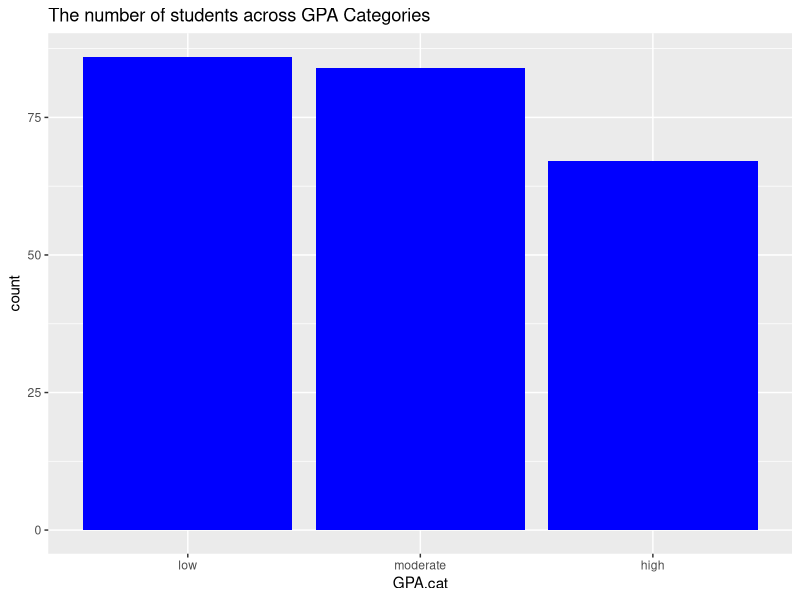
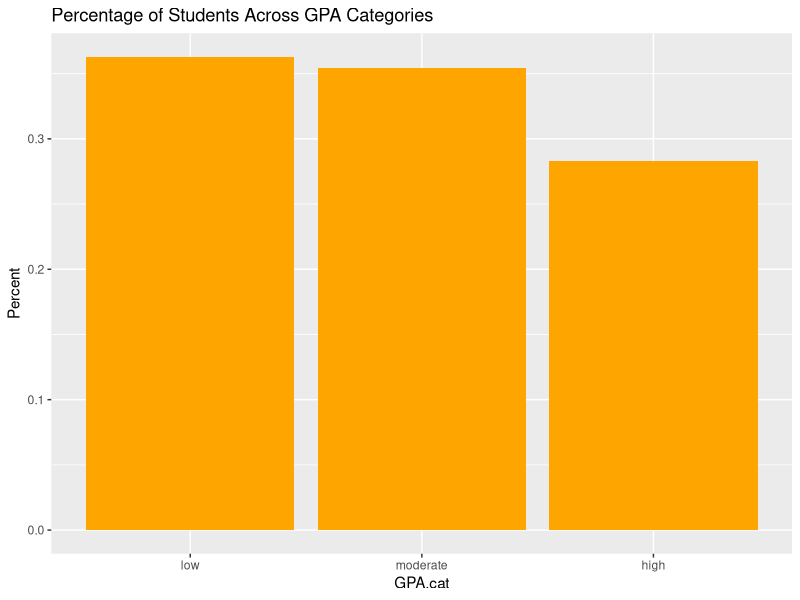
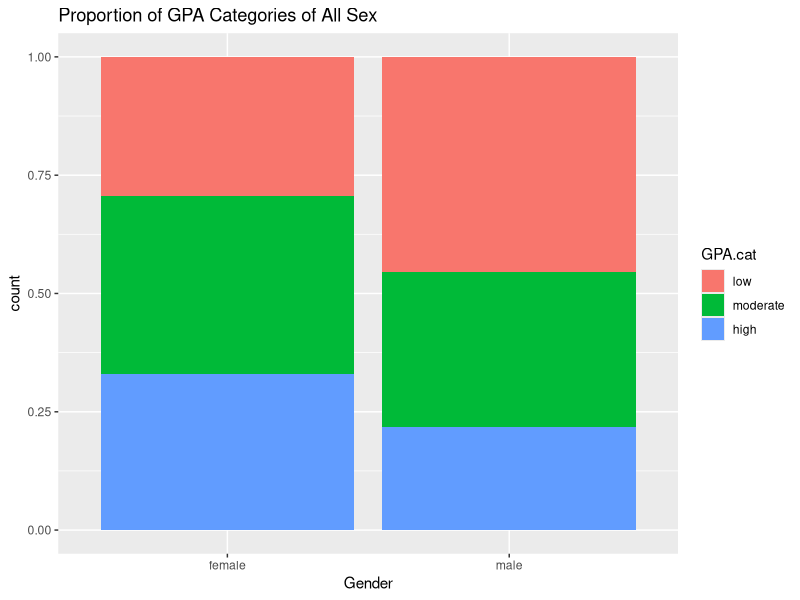
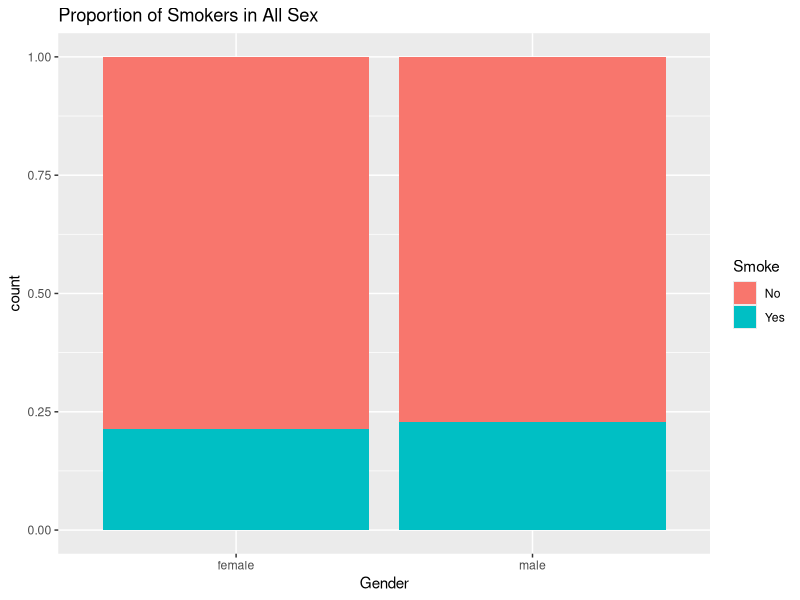
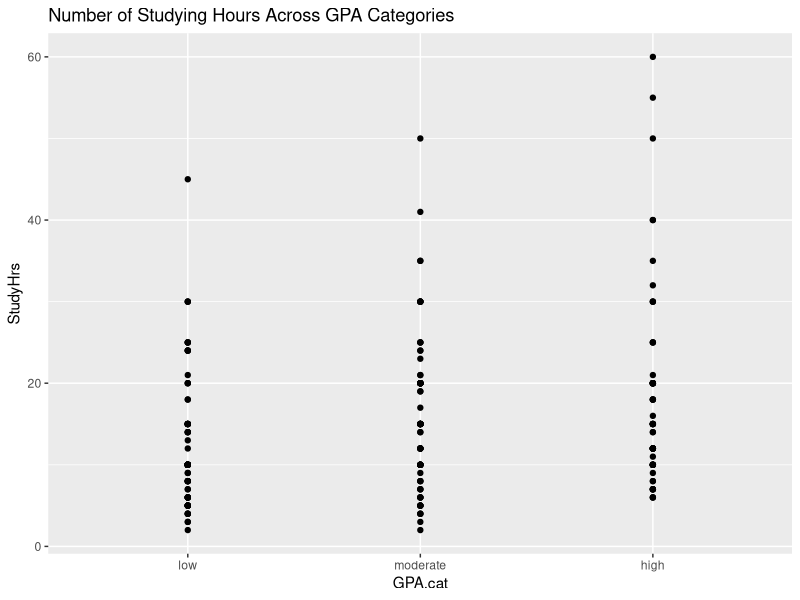
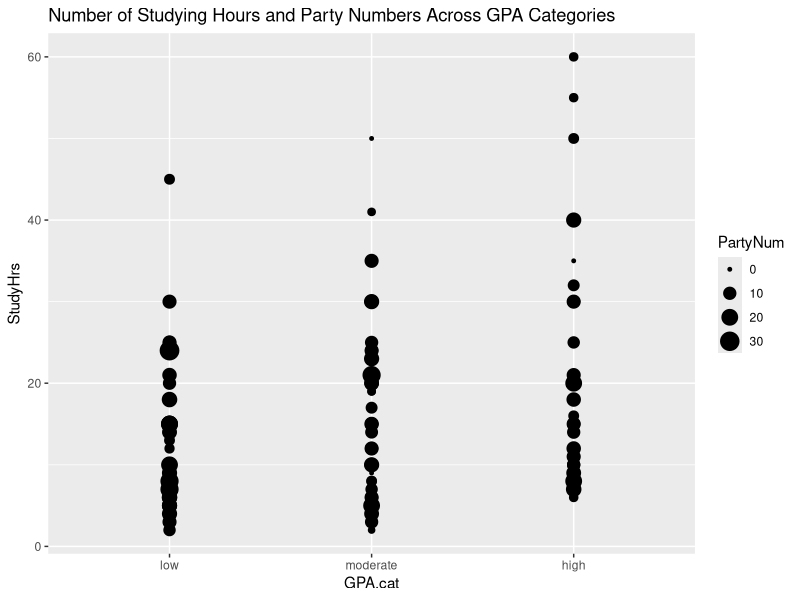
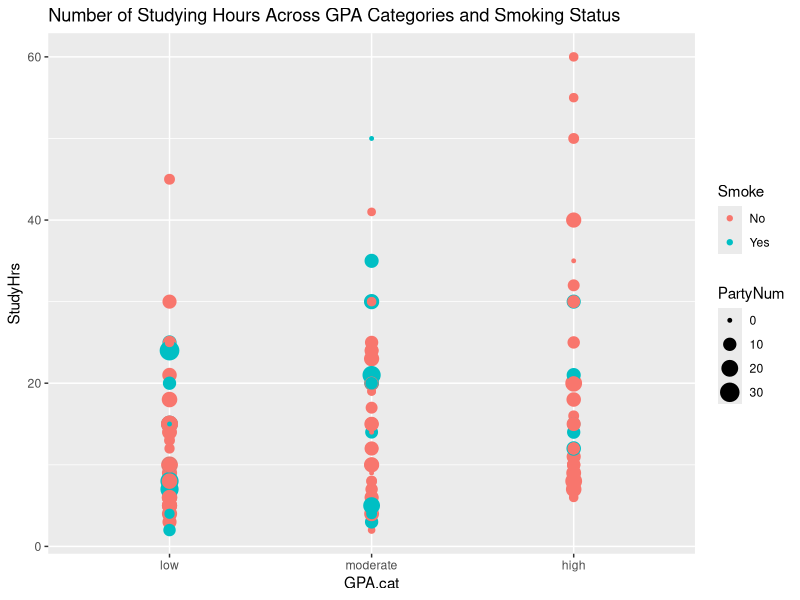

Source code (R) for these figures, in order:
## ---- chunk 1
knitr::opts_chunk$set(echo = TRUE)
rm(list = ls())
## ---- chunk 2
library(tidyverse)
students <- read.table("students.txt", header = TRUE)
head(students, 5)
## ---- chunk 3
students <- select(students, -Student)
head(students,5)
## ---- chunk 4
nrow(students)
## ---- chunk 5
nrow(students[!complete.cases(students),])
students <- students[complete.cases(students),]
head(students,5)
## ---- chunk 6
students %>%
  summarize(median_GPA = median(GPA), median_studyhrs= median(StudyHrs))
## ---- chunk 7
students %>%
  group_by(Gender) %>%
  summarize(mean(StudyHrs), sd(StudyHrs), median(StudyHrs))
## ---- chunk 8
students <- students %>% 
  mutate(PartyAnimal = ifelse(PartyNum > 8, "yes", "no"))
head(students,5)
## ---- chunk 9
students <- students %>% 
  mutate(GPA.cat = cut(GPA, breaks = c(-Inf, 3.0, 3.5, Inf), right = FALSE,
                                 labels = c("low", "moderate", "high")))
head(students,5)
## ---- chunk 10
head(students %>% filter((GPA < 3.0) & (StudyHrs < 15) & (PartyNum > 8)),5)
## ---- chunk 11
table(students$GPA.cat)
## ---- chunk 12
ggplot(students, aes(x = GPA.cat)) +
  geom_bar(xlab = "GPA levels", ylab = "Observations", title = "Number of Students Across GPA Levels", fill = "blue") +
  labs(title = "The number of students across GPA Categories")
## ---- chunk 13
new_students <- students %>% 
  group_by(GPA.cat) %>% 
  summarize(Counts=n()) %>% 
  mutate(Percent=Counts/nrow(students)) %>%
  select(-Counts)
new_students

ggplot(new_students, aes(x = GPA.cat, y = Percent)) +
  geom_bar(stat ="identity", fill = "orange") +
  labs(title = "Percentage of Students Across GPA Categories")
## ---- chunk 14
table(students$GPA.cat, students$Gender)
## ---- chunk 15
round(table(students$GPA.cat, students$Gender) %>% prop.table(),2)
## ---- chunk 16
ggplot(students,aes(x=Gender, fill=GPA.cat)) + 
  geom_bar(position = "fill") + 
  labs(title = "Proportion of GPA Categories of All Sex")
## ---- chunk 17
ggplot(students,aes(x=Gender, fill=Smoke)) + 
  geom_bar(position = "fill") +
  labs(title = "Proportion of Smokers in All Sex")
## ---- chunk 18
ggplot(students, aes(x= GPA.cat, y = StudyHrs)) +
  geom_point() +
  labs(title = "Number of Studying Hours Across GPA Categories")
## ---- chunk 19
ggplot(students, aes(x= GPA.cat, y = StudyHrs, size = PartyNum)) +
  geom_point() +
  labs(title = "Number of Studying Hours and Party Numbers Across GPA Categories")
## ---- chunk 20
ggplot(students, aes(x= GPA.cat, y = StudyHrs, size = PartyNum, color = Smoke)) +
  geom_point() +
  labs(title = "Number of Studying Hours Across GPA Categories and Smoking Status")

